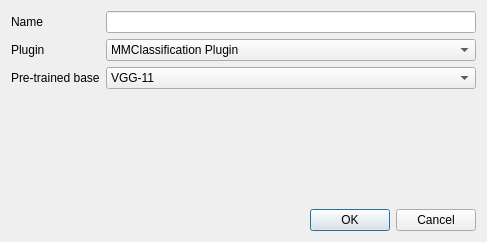
<?xml version="1.0" encoding="UTF-8"?>
<ui version="4.0">
 <class>NewModelDialog</class>
 <widget class="QDialog" name="NewModelDialog">
  <property name="geometry">
   <rect>
    <x>0</x>
    <y>0</y>
    <width>487</width>
    <height>242</height>
   </rect>
  </property>
  <property name="windowTitle">
   <string>New Model</string>
  </property>
  <layout class="QVBoxLayout" name="verticalLayout_2">
   <item>
    <layout class="QVBoxLayout" name="verticalLayout">
     <item>
      <layout class="QFormLayout" name="formLayout">
       <item row="1" column="0">
        <widget class="QLabel" name="classificationPluginLabel">
         <property name="text">
          <string>Plugin</string>
         </property>
        </widget>
       </item>
       <item row="1" column="1">
        <widget class="QComboBox" name="classificationPluginComboBox">
         <item>
          <property name="text">
           <string>MMClassification Plugin</string>
          </property>
         </item>
         <item>
          <property name="text">
           <string>Tensorflow Plugin</string>
          </property>
         </item>
        </widget>
       </item>
       <item row="2" column="0">
        <widget class="QLabel" name="pluginProfileLabel">
         <property name="text">
          <string>Pre-trained base</string>
         </property>
        </widget>
       </item>
       <item row="2" column="1">
        <widget class="QComboBox" name="pluginProfileComboBox">
         <item>
          <property name="text">
           <string>VGG-11</string>
          </property>
         </item>
        </widget>
       </item>
       <item row="0" column="0">
        <widget class="QLabel" name="label">
         <property name="text">
          <string>Name</string>
         </property>
        </widget>
       </item>
       <item row="0" column="1">
        <widget class="QLineEdit" name="lineEdit_nameEntry"/>
       </item>
      </layout>
     </item>
     <item>
      <widget class="QDialogButtonBox" name="buttonBox">
       <property name="orientation">
        <enum>Qt::Horizontal</enum>
       </property>
       <property name="standardButtons">
        <set>QDialogButtonBox::Cancel|QDialogButtonBox::Ok</set>
       </property>
      </widget>
     </item>
    </layout>
   </item>
  </layout>
 </widget>
 <resources/>
 <connections/>
</ui>
